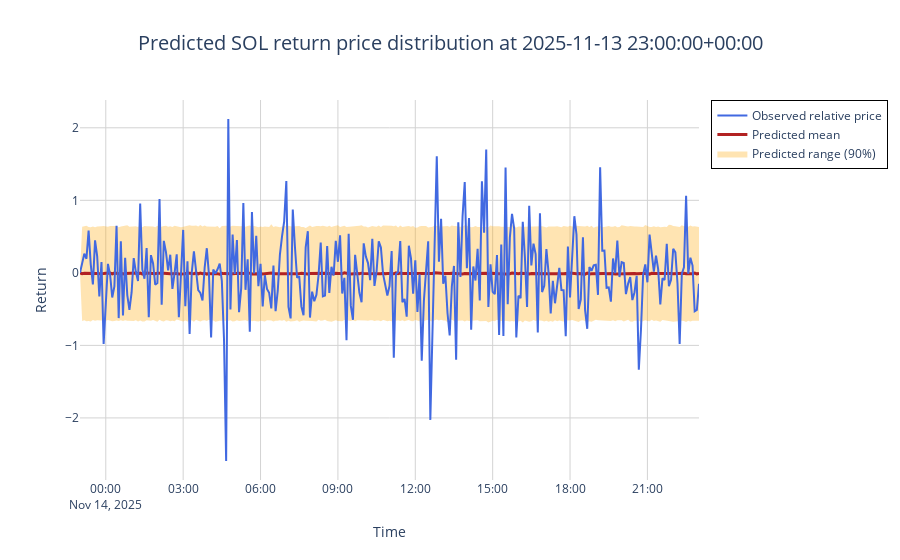

Source (notebook cell):
### Code cell
## Density forecast over returns (for the last asset and last prediction)
plot_quarantine(asset, predictions_evaluated[0], name_step="5min", prices=tracker_evaluator.tracker.prices, mode="direct")

### Figure 1 — Plotly figure (JSON) as saved in the notebook; plotly's stock layout.template omitted (floating-point values rounded to 4 significant figures; data arrays with more than 128 entries replaced by an {"elided": "..."} marker saying what was removed)
{"data": [{"line": {"width": 0}, "mode": "lines", "name": "5th percentile", "showlegend": false, "type": "scatter", "x": {"elided": "289 str values"}, "y": {"elided": "289 float values"}}, {"fill": "tonexty", "fillcolor": "rgba(255,165,0,0.3)", "line": {"width": 0}, "mode": "lines", "name": "Predicted range (90%)", "type": "scatter", "x": {"elided": "289 str values"}, "y": {"elided": "289 float values"}}, {"line": {"color": "firebrick", "width": 3}, "mode": "lines", "name": "Predicted mean", "type": "scatter", "x": {"elided": "289 str values"}, "y": {"elided": "289 float values"}}, {"line": {"color": "royalblue", "width": 2}, "marker": {"opacity": 0.7, "size": 4}, "mode": "lines", "name": "Observed relative price", "type": "scatter", "x": {"elided": "289 str values"}, "y": {"elided": "289 float values"}}], "layout": {"hovermode": "x unified", "legend": {"bordercolor": "Black", "borderwidth": 1, "x": 1.02, "y": 1}, "plot_bgcolor": "white", "title": {"font": {"size": 20}, "text": "Predicted SOL return price distribution at 2025-11-13 23:00:00+00:00", "x": 0.5, "xanchor": "center"}, "xaxis": {"gridcolor": "lightgrey", "showgrid": true, "title": {"text": "Time"}}, "yaxis": {"gridcolor": "lightgrey", "showgrid": true, "title": {"text": "Return"}}}}
